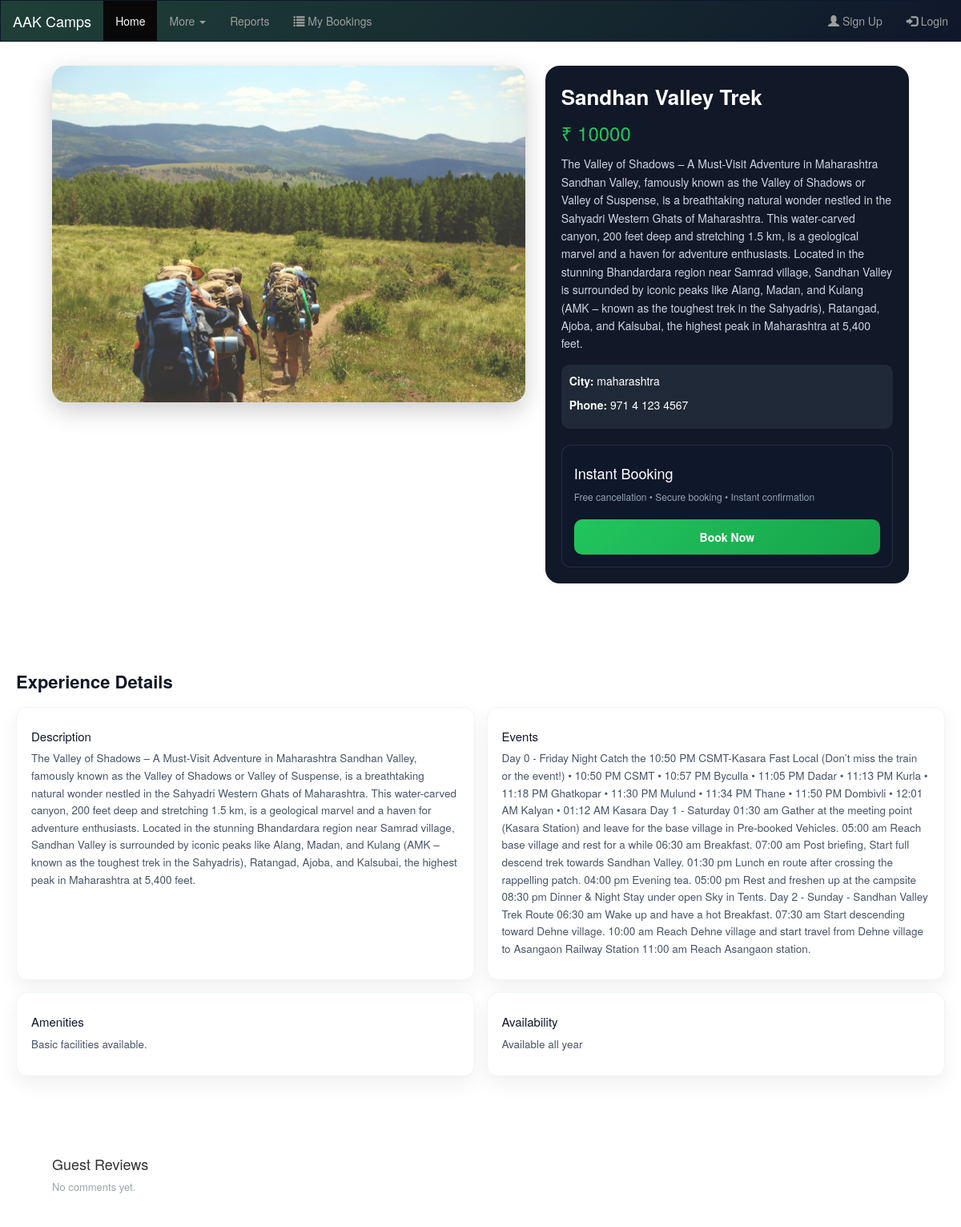
The page /api/detail/treking/1/ on the database as committed earlier.
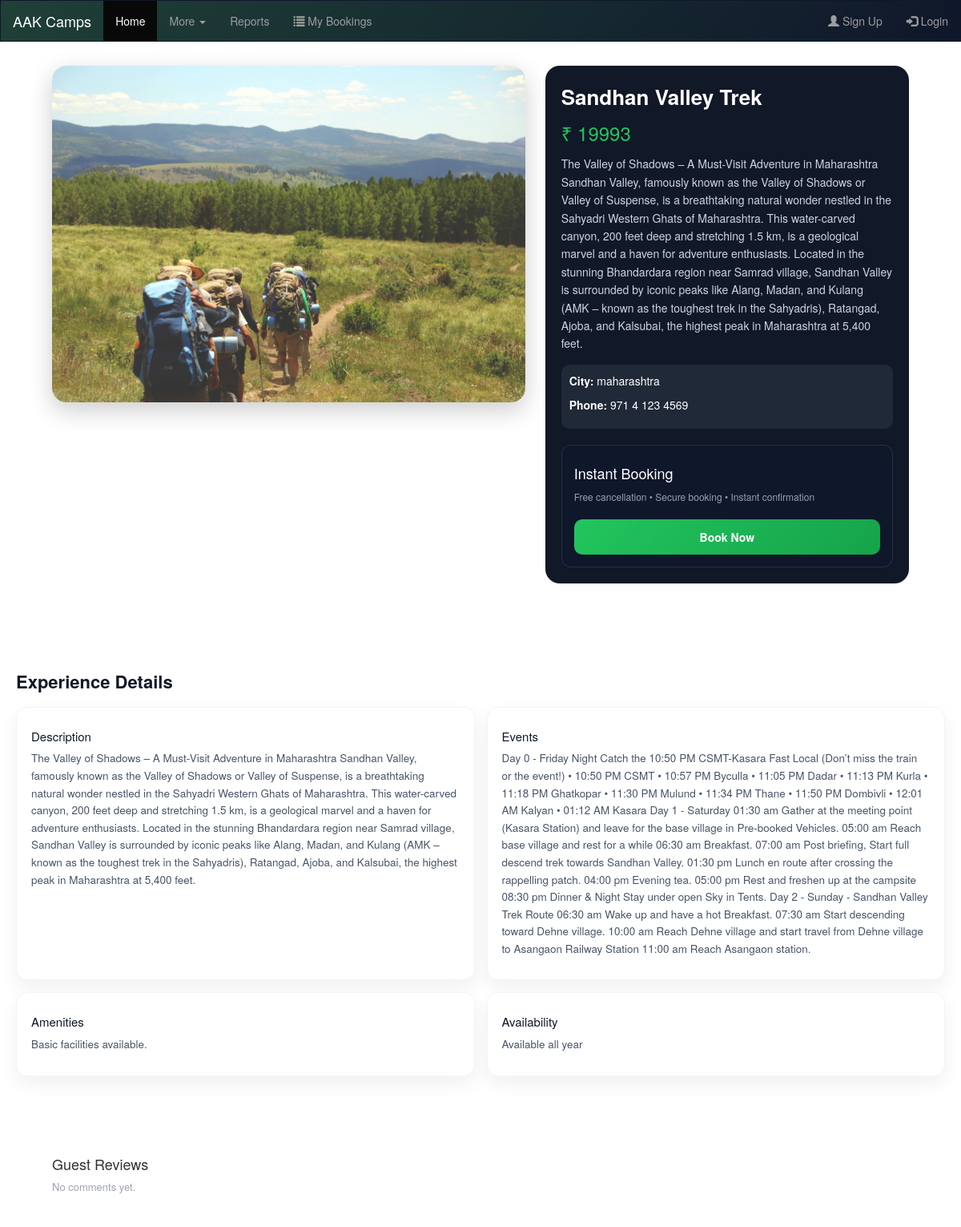
The same page on the database as committed later.
### apps/models.py (models this page shows, shortened)
class Treking(models.Model):
    name = models.CharField(max_length=100)
    country = models.ForeignKey(Country, on_delete=models.CASCADE)
    city = models.CharField(max_length=50)
    price = models.IntegerField()
    phone = models.CharField(max_length=15, null=True, blank=True)
    description = models.TextField()
    events = models.TextField(null=True, blank=True)
    image = models.ImageField(upload_to='treking/', null=True, blank=True)
    available_from = models.DateField(null=True, blank=True)
    available_to = models.DateField(null=True, blank=True)

### apps/views.py (the view)
# urls.py: path('detail/<str:type>/<int:pk>/', views.detail_page, name='detail-page'),
def detail_page(request, type, pk):
    if type == "camping":
        obj = Camping.objects.get(id=pk)
    elif type == "treking":
        obj = Treking.objects.get(id=pk)
    else:
        obj = Caravan.objects.get(id=pk)
    comments = HotelComment.objects.filter(
        item_type=type,
        item_id=pk,
        parent__isnull=True
    ).order_by('-created_at')
    return render(request, "apps/detail.html", {
        "obj": obj,
        "type": type,
        "comments": comments
    })

### apps/templates/apps/detail.html (shortened to what this page needs)
{% extends 'apps/base.html' %}
{% load static humanize %}
{% block extra_css %}
<link rel="stylesheet" href="{% static 'apps/detail.css' %}">
{% endblock %}
{% block main %}
<div class="container">
<div class="detail-wrapper">
    <div class="detail-img">
        <img src="{{ obj.image.url }}">
    </div>
    <div class="detail-info">
        <div class="title">{{ obj.name }}</div>
        <div class="price">₹ {{ obj.price }}</div>
        <p class="desc">{{ obj.description }} {{ obj.about }}</p>
        <div class="box">
            <p><b>City:</b> {{ obj.city }}</p>
            <p><b>Phone:</b> {{ obj.phone }}</p>
        </div>
        <div class="book-box">
            <h4>Instant Booking</h4>
            <p style="font-size:12px;color:#94a3b8;">
                Free cancellation • Secure booking • Instant confirmation
            </p>
            {% if user.is_authenticated %}
            <button class="book-btn" data-toggle="modal" data-target="#bookingModal">
            {% else %}
            <button class="book-btn" onclick="loginRequired()">
            {% endif %}
                Book Now
            </button>
        </div>
    </div>
</div>
</div>
<div class="info-section">
<h3 class="section-title">Experience Details</h3>
<div class="info-grid">
    <div class="info-card">
        <h4>Description</h4>
        <p>{{ obj.description }}</p>
    </div>
    <div class="info-card">
        <h4>Events</h4>
        <p>
            {% if obj.events %}
                {{ obj.events }}
            {% else %}
                Adventure activities included.
            {% endif %}
        </p>
    </div>
    <div class="info-card">
        <h4>Amenities</h4>
        <p>
            {% if obj.amenties %}
                {{ obj.amenties }}
            {% else %}
                Basic facilities available.
            {% endif %}
        </p>
    </div>
    <div class="info-card">
        <h4>Availability</h4>
        <p>
            {% if obj.available_from and obj.available_to %}
                {{ obj.available_from }} → {{ obj.available_to }}
            {% else %}
                Available all year
            {% endif %}
        </p>
    </div>
</div>
</div>
<div class="container reviews-section">
<h4 class="fw-bold mb-3">Guest Reviews</h4>
{% if comments %}
{% for comment in comments %}
<div class="review-card">
    <div class="review-header">
        <div class="review-avatar">
            {{ comment.user.first_name|slice:":1" }}
        </div>
        <div class="review-user">
            <strong>{{ comment.user.first_name }}</strong><br>
            <span class="review-time">
                {{ comment.created_at|naturaltime }}
            </span>
        </div>
    </div>
    <div class="review-text">
        {{ comment.content }}
    </div>
    {% if user.is_authenticated %}
    <div class="reply-box">
        <form method="POST" action="{% url 'add_comment' type obj.id %}">
            {% csrf_token %}
            <input type="hidden" name="parent_id" value="{{ comment.id }}">
            <textarea name="content" class="form-control reply-input mb-2" rows="2" placeholder="Write reply..." required></textarea>
            <button class="btn btn-reply">Reply</button>
        </form>
    </div>
    {% endif %}
    <div class="reply-list">
        {% for reply in comment.replies.all %}
        <div class="review-header">
            <div class="review-avatar small">
                {{ reply.user.first_name|slice:":1" }}
            </div>
            <div class="review-user">
                <strong>{{ reply.user.first_name }}</strong><br>
                <span class="review-time">
                    {{ reply.created_at|naturaltime }}
                </span>
            </div>
        </div>
        <div class="review-text small">
            {{ reply.content }}
        </div>
        {% empty %}
        <p class="no-comment small">No replies yet</p>
        {% endfor %}
    </div>
</div>
{% endfor %}
{% else %}
<p class="no-comment">No comments yet.</p>
{% endif %}
</div>
{% endblock %}

### apps/templates/apps/base.html (shortened to what this page needs)
{% load static %}
<!DOCTYPE html>
<html lang="en">
<head>
<link rel="stylesheet" href="https://maxcdn.bootstrapcdn.com/bootstrap/3.4.1/css/bootstrap.min.css">
<link rel="stylesheet" href="https://cdnjs.cloudflare.com/ajax/libs/font-awesome/6.5.1/css/all.min.css">
{% block extra_css %}{% endblock %}
</head>
<body>
   <nav class="navbar navbar-inverse">
  <div class="container-fluid">
    <div class="navbar-header">
      <a class="navbar-brand" href="{% url 'index' %}">AAK Camps</a>
    </div>
    <ul class="nav navbar-nav">
      <li class="active"><a href="{% url 'index' %}">Home</a></li>
      <li class="dropdown">
        <a class="dropdown-toggle" data-toggle="dropdown" href="#">
          More <span class="caret"></span>
        </a>
      </li>
      <li><a href="/news/">Reports</a></li>
      <li>
  <a href="{% url 'my_bookings' %}">
    <span class="glyphicon glyphicon-list"></span>
    My Bookings
  </a>
</li>
    </ul>
    <ul class="nav navbar-nav navbar-right">
      {% if user.is_authenticated %}
        <li>
          <a href="#">
            <span class="glyphicon glyphicon-user"></span>
            {{ user.username }}
          </a>
        </li>
        <li>
          <a href="{% url 'logout' %}">
            <span class="glyphicon glyphicon-log-out"></span>
            Logout
          </a>
        </li>
      {% else %}
        <li>
          <a href="{% url 'register' %}">
            <span class="glyphicon glyphicon-user"></span>
            Sign Up
          </a>
        </li>
        <li>
          <a href="{% url 'login' %}">
            <span class="glyphicon glyphicon-log-in"></span>
            Login
          </a>
        </li>
      {% endif %}
    </ul>
  </div>
</nav>
{% block main %} {% endblock %}
</body>
</html>

### apps/static/apps/detail.css (style rules this page uses)
.container { max-width: 1100px; margin: auto; padding: 30px 15px; }
.detail-wrapper { display: grid; grid-template-columns: 1.3fr 1fr; gap: 25px; }
.detail-img img { width: 100%; height: 420px; object-fit: cover; border-radius: 18px; box-shadow: 0 10px 30px rgba(0,0,0,0.2); }
.detail-info { background: #111827; color: #fff; padding: 20px; border-radius: 18px; }
.title { font-size: 26px; font-weight: bold; margin-bottom: 10px; }
.price { font-size: 24px; color: #22c55e; margin-bottom: 10px; }
.desc { color: #cbd5e1; font-size: 14px; line-height: 1.6; }
.box { margin-top: 15px; padding: 10px; background: #1f2937; border-radius: 10px; }
.book-box { margin-top: 20px; padding: 15px; background: #0f172a; border-radius: 12px; border: 1px solid rgba(255,255,255,0.1); }
.book-btn { width: 100%; padding: 12px; background: linear-gradient(135deg, #22c55e, #16a34a); border: none; border-radius: 10px; color: #fff; font-weight: bold; margin-top: 10px; }
.info-section { margin-top: 40px; padding: 20px; }
.section-title { font-size: 22px; font-weight: bold; margin-bottom: 20px; color: #111827; }
.info-grid { display: grid; grid-template-columns: repeat(2, 1fr); gap: 15px; }
.info-card { background: #ffffff; border-radius: 14px; padding: 18px; box-shadow: 0 10px 25px rgba(0,0,0,0.06); border: 1px solid #f1f5f9; transition: 0.3s; }
.info-card h4 { font-size: 15px; margin-bottom: 8px; color: #0f172a; }
.info-card p { font-size: 13.5px; color: #475569; line-height: 1.6; }
.reviews-section { margin-top: 40px; }
.no-comment { color: #9ca3af; font-size: 13px; }

### apps/templates/apps/base.html (style rules this page uses)
.navbar { margin-bottom: 0; border-radius: 0; }
.navbar-inverse { background: linear-gradient(135deg, #1f4037, #0f172a); border-color: #0f172a; }
.navbar-inverse .navbar-brand { color: #ffffff; }

Rows that differ between the two databases and show on the page:
changed Treking "Sandhan Valley Trek": price "10000" → "19993"; phone "971 4 123 4567" → "971 4 123 4569"
